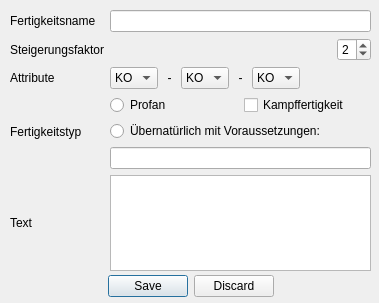
<?xml version="1.0" encoding="UTF-8"?>
<ui version="4.0">
 <class>talentDialog</class>
 <widget class="QDialog" name="talentDialog">
  <property name="geometry">
   <rect>
    <x>0</x>
    <y>0</y>
    <width>379</width>
    <height>303</height>
   </rect>
  </property>
  <property name="windowTitle">
   <string>Dialog</string>
  </property>
  <widget class="QDialogButtonBox" name="buttonBox">
   <property name="geometry">
    <rect>
     <x>10</x>
     <y>271</y>
     <width>361</width>
     <height>31</height>
    </rect>
   </property>
   <property name="orientation">
    <enum>Qt::Horizontal</enum>
   </property>
   <property name="standardButtons">
    <set>QDialogButtonBox::Discard|QDialogButtonBox::Save</set>
   </property>
   <property name="centerButtons">
    <bool>true</bool>
   </property>
  </widget>
  <widget class="QWidget" name="gridLayoutWidget">
   <property name="geometry">
    <rect>
     <x>10</x>
     <y>10</y>
     <width>361</width>
     <height>261</height>
    </rect>
   </property>
   <layout class="QGridLayout" name="gridLayout">
    <item row="0" column="2">
     <widget class="QLineEdit" name="nameEdit"/>
    </item>
    <item row="0" column="0">
     <widget class="QLabel" name="label">
      <property name="text">
       <string>Fertigkeitsname</string>
      </property>
     </widget>
    </item>
    <item row="3" column="2">
     <layout class="QVBoxLayout" name="verticalLayout">
      <item>
       <layout class="QHBoxLayout" name="horizontalLayout_4">
        <item>
         <widget class="QRadioButton" name="radioProfan">
          <property name="autoFillBackground">
           <bool>false</bool>
          </property>
          <property name="text">
           <string>Profan</string>
          </property>
          <property name="checkable">
           <bool>true</bool>
          </property>
         </widget>
        </item>
        <item>
         <widget class="QCheckBox" name="checkKampffertigkeit">
          <property name="text">
           <string>Kampffertigkeit</string>
          </property>
         </widget>
        </item>
       </layout>
      </item>
      <item>
       <widget class="QRadioButton" name="radioUebernatuerlich">
        <property name="text">
         <string>Übernatürlich mit Voraussetzungen:</string>
        </property>
       </widget>
      </item>
      <item>
       <widget class="QLineEdit" name="voraussetzungenEdit"/>
      </item>
     </layout>
    </item>
    <item row="1" column="0">
     <widget class="QLabel" name="label_2">
      <property name="text">
       <string>Steigerungsfaktor</string>
      </property>
     </widget>
    </item>
    <item row="2" column="2">
     <layout class="QHBoxLayout" name="horizontalLayout">
      <item>
       <widget class="QComboBox" name="comboAttribut1">
        <item>
         <property name="text">
          <string>KO</string>
         </property>
        </item>
        <item>
         <property name="text">
          <string>MU</string>
         </property>
        </item>
        <item>
         <property name="text">
          <string>GE</string>
         </property>
        </item>
        <item>
         <property name="text">
          <string>KK</string>
         </property>
        </item>
        <item>
         <property name="text">
          <string>IN</string>
         </property>
        </item>
        <item>
         <property name="text">
          <string>KL</string>
         </property>
        </item>
        <item>
         <property name="text">
          <string>CH</string>
         </property>
        </item>
        <item>
         <property name="text">
          <string>FF</string>
         </property>
        </item>
       </widget>
      </item>
      <item>
       <widget class="QLabel" name="label_6">
        <property name="text">
         <string> - </string>
        </property>
        <property name="alignment">
         <set>Qt::AlignCenter</set>
        </property>
       </widget>
      </item>
      <item>
       <widget class="QComboBox" name="comboAttribut2">
        <item>
         <property name="text">
          <string>KO</string>
         </property>
        </item>
        <item>
         <property name="text">
          <string>MU</string>
         </property>
        </item>
        <item>
         <property name="text">
          <string>GE</string>
         </property>
        </item>
        <item>
         <property name="text">
          <string>KK</string>
         </property>
        </item>
        <item>
         <property name="text">
          <string>IN</string>
         </property>
        </item>
        <item>
         <property name="text">
          <string>KL</string>
         </property>
        </item>
        <item>
         <property name="text">
          <string>CH</string>
         </property>
        </item>
        <item>
         <property name="text">
          <string>FF</string>
         </property>
        </item>
       </widget>
      </item>
      <item>
       <widget class="QLabel" name="label_7">
        <property name="text">
         <string> - </string>
        </property>
        <property name="alignment">
         <set>Qt::AlignCenter</set>
        </property>
       </widget>
      </item>
      <item>
       <widget class="QComboBox" name="comboAttribut3">
        <item>
         <property name="text">
          <string>KO</string>
         </property>
        </item>
        <item>
         <property name="text">
          <string>MU</string>
         </property>
        </item>
        <item>
         <property name="text">
          <string>GE</string>
         </property>
        </item>
        <item>
         <property name="text">
          <string>KK</string>
         </property>
        </item>
        <item>
         <property name="text">
          <string>IN</string>
         </property>
        </item>
        <item>
         <property name="text">
          <string>KL</string>
         </property>
        </item>
        <item>
         <property name="text">
          <string>CH</string>
         </property>
        </item>
        <item>
         <property name="text">
          <string>FF</string>
         </property>
        </item>
       </widget>
      </item>
      <item>
       <spacer name="horizontalSpacer_3">
        <property name="orientation">
         <enum>Qt::Horizontal</enum>
        </property>
        <property name="sizeHint" stdset="0">
         <size>
          <width>40</width>
          <height>20</height>
         </size>
        </property>
       </spacer>
      </item>
     </layout>
    </item>
    <item row="2" column="0">
     <widget class="QLabel" name="label_3">
      <property name="text">
       <string>Attribute</string>
      </property>
     </widget>
    </item>
    <item row="4" column="0">
     <widget class="QLabel" name="label_5">
      <property name="text">
       <string>Text</string>
      </property>
     </widget>
    </item>
    <item row="4" column="2">
     <widget class="QPlainTextEdit" name="textEdit"/>
    </item>
    <item row="3" column="0">
     <widget class="QLabel" name="label_4">
      <property name="text">
       <string>Fertigkeitstyp</string>
      </property>
     </widget>
    </item>
    <item row="1" column="2">
     <layout class="QHBoxLayout" name="horizontalLayout_2">
      <item>
       <spacer name="horizontalSpacer_2">
        <property name="orientation">
         <enum>Qt::Horizontal</enum>
        </property>
        <property name="sizeHint" stdset="0">
         <size>
          <width>40</width>
          <height>20</height>
         </size>
        </property>
       </spacer>
      </item>
      <item>
       <widget class="QSpinBox" name="steigerungsfaktorEdit">
        <property name="suffix">
         <string/>
        </property>
        <property name="minimum">
         <number>1</number>
        </property>
        <property name="maximum">
         <number>4</number>
        </property>
        <property name="singleStep">
         <number>1</number>
        </property>
        <property name="value">
         <number>2</number>
        </property>
       </widget>
      </item>
     </layout>
    </item>
   </layout>
  </widget>
 </widget>
 <tabstops>
  <tabstop>nameEdit</tabstop>
  <tabstop>steigerungsfaktorEdit</tabstop>
  <tabstop>comboAttribut1</tabstop>
  <tabstop>comboAttribut2</tabstop>
  <tabstop>comboAttribut3</tabstop>
  <tabstop>radioProfan</tabstop>
  <tabstop>checkKampffertigkeit</tabstop>
  <tabstop>radioUebernatuerlich</tabstop>
  <tabstop>voraussetzungenEdit</tabstop>
  <tabstop>textEdit</tabstop>
 </tabstops>
 <resources/>
 <connections>
  <connection>
   <sender>buttonBox</sender>
   <signal>accepted()</signal>
   <receiver>talentDialog</receiver>
   <slot>accept()</slot>
   <hints>
    <hint type="sourcelabel">
     <x>228</x>
     <y>285</y>
    </hint>
    <hint type="destinationlabel">
     <x>157</x>
     <y>274</y>
    </hint>
   </hints>
  </connection>
  <connection>
   <sender>buttonBox</sender>
   <signal>rejected()</signal>
   <receiver>talentDialog</receiver>
   <slot>reject()</slot>
   <hints>
    <hint type="sourcelabel">
     <x>296</x>
     <y>291</y>
    </hint>
    <hint type="destinationlabel">
     <x>286</x>
     <y>274</y>
    </hint>
   </hints>
  </connection>
 </connections>
</ui>
